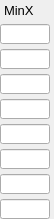
    <widget class="PyDMFrame" name="composite_8">
      <property name="geometry">
        <rect>
          <x>290</x>
          <y>60</y>
          <width>54</width>
          <height>219</height>
        </rect>
      </property>
      <widget class="QLabel" name="text_18">
        <property name="geometry">
          <rect>
            <x>4</x>
            <y>0</y>
            <width>50</width>
            <height>20</height>
          </rect>
        </property>
        <property name="text">
          <string>MinX</string>
        </property>
        <property name="font" stdset="0">
          <font>
            <pointsize>10</pointsize>
          </font>
        </property>
        <property name="brush" stdset="0">
          <brush brushstyle="SolidPattern">
            <color alpha="255">
              <red>0</red>
              <green>0</green>
              <blue>0</blue>
            </color>
          </brush>
        </property>
        <property name="toolTip">
          <string>text_18</string>
        </property>
        <property name="alignment">
          <set>Qt::AlignLeading|Qt::AlignLeft|Qt::AlignVCenter</set>
        </property>
        <property name="styleSheet">
          <string notr="true">QLabel#text_18 {
  color: rgb(0, 0, 0);
  }</string>
        </property>
      </widget>
      <widget class="PyDMLineEdit" name="text_entry_32">
        <property name="geometry">
          <rect>
            <x>0</x>
            <y>24</y>
            <width>50</width>
            <height>20</height>
          </rect>
        </property>
        <property name="channel" stdset="0">
          <string>ca://${P}${ROI1}MinX</string>
        </property>
        <property name="toolTip">
          <string>${P}${ROI1}MinX</string>
        </property>
        <property name="font" stdset="0">
          <font>
            <pointsize>10</pointsize>
          </font>
        </property>
        <property name="styleSheet">
          <string notr="true">PyDMLineEdit#text_entry_32 {
  color: rgb(0, 0, 0);
  background-color: rgb(115, 223, 255);
  border: 1px solid black;
  margin: 0px;
  padding: 0px;
  spacing: 0px;
  }</string>
        </property>
      </widget>
      <widget class="PyDMLineEdit" name="text_entry_33">
        <property name="geometry">
          <rect>
            <x>0</x>
            <y>49</y>
            <width>50</width>
            <height>20</height>
          </rect>
        </property>
        <property name="channel" stdset="0">
          <string>ca://${P}${ROI2}MinX</string>
        </property>
        <property name="toolTip">
          <string>${P}${ROI2}MinX</string>
        </property>
        <property name="font" stdset="0">
          <font>
            <pointsize>10</pointsize>
          </font>
        </property>
        <property name="styleSheet">
          <string notr="true">PyDMLineEdit#text_entry_33 {
  color: rgb(0, 0, 0);
  background-color: rgb(115, 223, 255);
  border: 1px solid black;
  margin: 0px;
  padding: 0px;
  spacing: 0px;
  }</string>
        </property>
      </widget>
      <widget class="PyDMLineEdit" name="text_entry_34">
        <property name="geometry">
          <rect>
            <x>0</x>
            <y>74</y>
            <width>50</width>
            <height>20</height>
          </rect>
        </property>
        <property name="channel" stdset="0">
          <string>ca://${P}${ROI3}MinX</string>
        </property>
        <property name="toolTip">
          <string>${P}${ROI3}MinX</string>
        </property>
        <property name="font" stdset="0">
          <font>
            <pointsize>10</pointsize>
          </font>
        </property>
        <property name="styleSheet">
          <string notr="true">PyDMLineEdit#text_entry_34 {
  color: rgb(0, 0, 0);
  background-color: rgb(115, 223, 255);
  border: 1px solid black;
  margin: 0px;
  padding: 0px;
  spacing: 0px;
  }</string>
        </property>
      </widget>
      <widget class="PyDMLineEdit" name="text_entry_35">
        <property name="geometry">
          <rect>
            <x>0</x>
            <y>99</y>
            <width>50</width>
            <height>20</height>
          </rect>
        </property>
        <property name="channel" stdset="0">
          <string>ca://${P}${ROI4}MinX</string>
        </property>
        <property name="toolTip">
          <string>${P}${ROI4}MinX</string>
        </property>
        <property name="font" stdset="0">
          <font>
            <pointsize>10</pointsize>
          </font>
        </property>
        <property name="styleSheet">
          <string notr="true">PyDMLineEdit#text_entry_35 {
  color: rgb(0, 0, 0);
  background-color: rgb(115, 223, 255);
  border: 1px solid black;
  margin: 0px;
  padding: 0px;
  spacing: 0px;
  }</string>
        </property>
      </widget>
      <widget class="PyDMLineEdit" name="text_entry_36">
        <property name="geometry">
          <rect>
            <x>0</x>
            <y>124</y>
            <width>50</width>
            <height>20</height>
          </rect>
        </property>
        <property name="channel" stdset="0">
          <string>ca://${P}${ROI5}MinX</string>
        </property>
        <property name="toolTip">
          <string>${P}${ROI5}MinX</string>
        </property>
        <property name="font" stdset="0">
          <font>
            <pointsize>10</pointsize>
          </font>
        </property>
        <property name="styleSheet">
          <string notr="true">PyDMLineEdit#text_entry_36 {
  color: rgb(0, 0, 0);
  background-color: rgb(115, 223, 255);
  border: 1px solid black;
  margin: 0px;
  padding: 0px;
  spacing: 0px;
  }</string>
        </property>
      </widget>
      <widget class="PyDMLineEdit" name="text_entry_37">
        <property name="geometry">
          <rect>
            <x>0</x>
            <y>149</y>
            <width>50</width>
            <height>20</height>
          </rect>
        </property>
        <property name="channel" stdset="0">
          <string>ca://${P}${ROI6}MinX</string>
        </property>
        <property name="toolTip">
          <string>${P}${ROI6}MinX</string>
        </property>
        <property name="font" stdset="0">
          <font>
            <pointsize>10</pointsize>
          </font>
        </property>
        <property name="styleSheet">
          <string notr="true">PyDMLineEdit#text_entry_37 {
  color: rgb(0, 0, 0);
  background-color: rgb(115, 223, 255);
  border: 1px solid black;
  margin: 0px;
  padding: 0px;
  spacing: 0px;
  }</string>
        </property>
      </widget>
      <widget class="PyDMLineEdit" name="text_entry_38">
        <property name="geometry">
          <rect>
            <x>0</x>
            <y>174</y>
            <width>50</width>
            <height>20</height>
          </rect>
        </property>
        <property name="channel" stdset="0">
          <string>ca://${P}${ROI7}MinX</string>
        </property>
        <property name="toolTip">
          <string>${P}${ROI7}MinX</string>
        </property>
        <property name="font" stdset="0">
          <font>
            <pointsize>10</pointsize>
          </font>
        </property>
        <property name="styleSheet">
          <string notr="true">PyDMLineEdit#text_entry_38 {
  color: rgb(0, 0, 0);
  background-color: rgb(115, 223, 255);
  border: 1px solid black;
  margin: 0px;
  padding: 0px;
  spacing: 0px;
  }</string>
        </property>
      </widget>
      <widget class="PyDMLineEdit" name="text_entry_39">
        <property name="geometry">
          <rect>
            <x>0</x>
            <y>199</y>
            <width>50</width>
            <height>20</height>
          </rect>
        </property>
        <property name="channel" stdset="0">
          <string>ca://${P}${ROI8}MinX</string>
        </property>
        <property name="toolTip">
          <string>${P}${ROI8}MinX</string>
        </property>
        <property name="font" stdset="0">
          <font>
            <pointsize>10</pointsize>
          </font>
        </property>
        <property name="styleSheet">
          <string notr="true">PyDMLineEdit#text_entry_39 {
  color: rgb(0, 0, 0);
  background-color: rgb(115, 223, 255);
  border: 1px solid black;
  margin: 0px;
  padding: 0px;
  spacing: 0px;
  }</string>
        </property>
      </widget>
    </widget>
